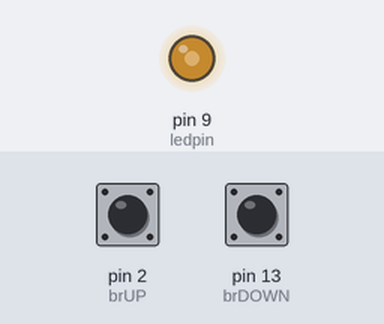
Recording of a sketch running on a simulated Arduino Uno, built with avr-gcc and run on an emulated ATmega328P. Shown: output pins drawn as LEDs (lit = HIGH). The inputs (shaded band) are chosen by the test bench; at power-on: pin 2 (brUP) LOW, pin 13 (brDOWN) LOW.

Above: at 1.2 s.
1.3 s: pin 2 (brUP) pulled HIGH for 1 s
At 3.0 s:
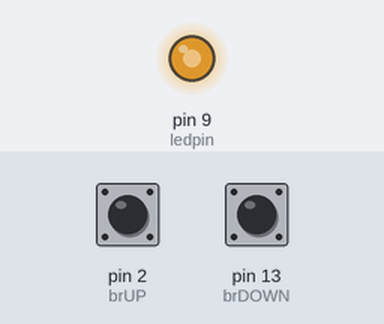
4.3 s: pin 13 (brDOWN) pulled HIGH for 3.2 s
At 8.3 s:
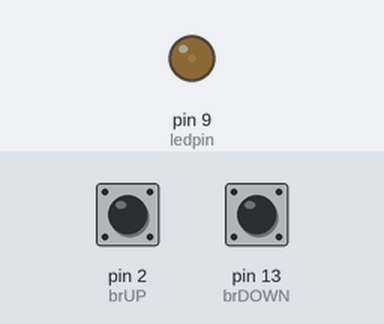
9.0 s: pin 13 (brDOWN) pulled HIGH for 1 s
At 9.25 s:
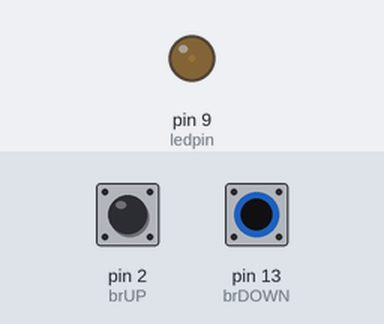
11.5 s: pin 2 (brUP) pulled HIGH for 0.15 s
At 12.9 s:
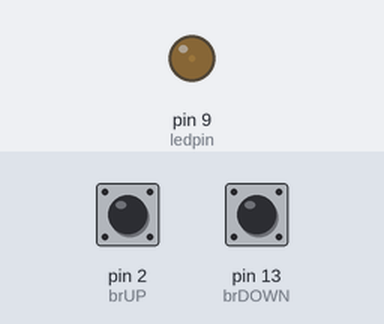
13.2 s: pin 2 (brUP) pulled HIGH for 3.2 s
At 14.36 s:
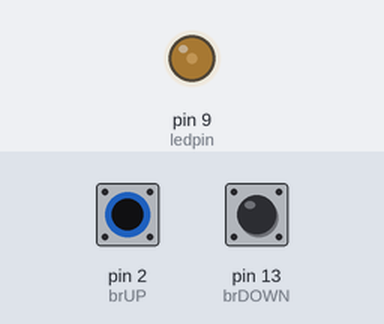
17.9 s: pin 2 (brUP) pulled HIGH for 1 s
At 19.8 s:
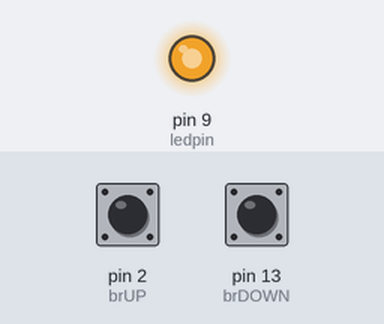
Timing chart, 0 to 21.3 s (numbered marks = the images above; inputs shaded):
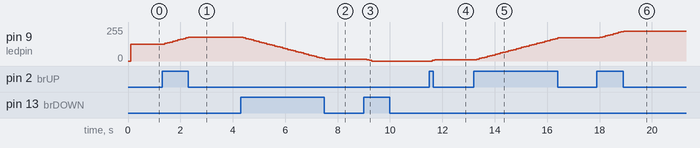

The sketch:

q381.ino
```cpp
/*
Create a Tinkercad project where you can vary the brightness of an
LED light using buttons.
(Hint use analogWrite to vary brightness and use the button as counter)
*/

int ledpin =  9; //LED pin
int brUP = 2;  //Pushbutton pin (up)
int brDOWN = 13; //Pushbutton pin (down)

int max = 50; //max value for brightness

int br = max/2; //variable for brightness (setting it at half brightness on first run)

void setup() {
  pinMode(ledpin, OUTPUT); //LED as output

  //Pushbutton as input
  pinMode(brUP, INPUT);
  pinMode(brDOWN, INPUT);

}

void loop(){

  //IF statement for increasing brightness
  if (digitalRead(brUP) == HIGH && br < max){
    br++;
  }

  //IF statement for decreasing brightness
  if (digitalRead(brDOWN) == HIGH && br > 0){
    br--;
  }


  delay(100); //delay

  //scaling maximum brightness to analogWrite scale (0 to 255)
  analogWrite(ledpin, map(br, 0, max, 0, 255));


}
```

Measured:
- after the input at 1.3 s, pin 9 (ledpin): moves from 127/255 to 178/255 over 0.90 s, starting after 0.10 s
- after the input at 4.3 s, pin 9 (ledpin): moves from 178/255 to 15/255 over 3.1 s, starting after 0.10 s
- after the input at 9.0 s, pin 9 (ledpin): 15/255 → 10/255 after 0.11 s, → 5/255 0.10 s later, → 0/255 0.10 s later
- after the input at 11.5 s, pin 9 (ledpin): 0/255 → 5/255 after 0.11 s, → 10/255 0.10 s later
- after the input at 13.2 s, pin 9 (ledpin): moves from 10/255 to 173/255 over 3.1 s, starting after 0.11 s
- after the input at 17.9 s, pin 9 (ledpin): moves from 173/255 to 224/255 over 0.90 s, starting after 0.11 s
